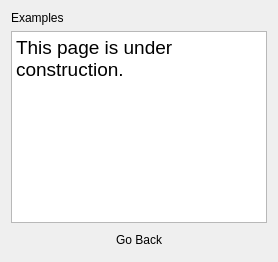
       <widget class="QWidget" name="docs_page">
        <layout class="QVBoxLayout" name="verticalLayout_12">
         <item>
          <widget class="QLabel" name="label_10">
           <property name="styleSheet">
            <string notr="true">font: 20pt &quot;Segoe UI&quot;;</string>
           </property>
           <property name="text">
            <string>Examples</string>
           </property>
          </widget>
         </item>
         <item>
          <widget class="QTextBrowser" name="textBrowser_3">
           <property name="html">
            <string>&lt;!DOCTYPE HTML PUBLIC &quot;-//W3C//DTD HTML 4.0//EN&quot; &quot;http://www.w3.org/TR/REC-html40/strict.dtd&quot;&gt;
&lt;html&gt;&lt;head&gt;&lt;meta name=&quot;qrichtext&quot; content=&quot;1&quot; /&gt;&lt;meta charset=&quot;utf-8&quot; /&gt;&lt;style type=&quot;text/css&quot;&gt;
p, li { white-space: pre-wrap; }
hr { height: 1px; border-width: 0; }
li.unchecked::marker { content: &quot;\2610&quot;; }
li.checked::marker { content: &quot;\2612&quot;; }
&lt;/style&gt;&lt;/head&gt;&lt;body style=&quot; font-family:'Segoe UI'; font-size:9pt; font-weight:400; font-style:normal;&quot;&gt;
&lt;p style=&quot; margin-top:0px; margin-bottom:0px; margin-left:0px; margin-right:0px; -qt-block-indent:0; text-indent:0px;&quot;&gt;&lt;span style=&quot; font-size:14pt;&quot;&gt;This page is under construction.&lt;/span&gt;&lt;/p&gt;&lt;/body&gt;&lt;/html&gt;</string>
           </property>
          </widget>
         </item>
         <item alignment="Qt::AlignHCenter">
          <widget class="QPushButton" name="docs_back">
           <property name="text">
            <string>Go Back</string>
           </property>
           <property name="flat">
            <bool>true</bool>
           </property>
          </widget>
         </item>
        </layout>
       </widget>
